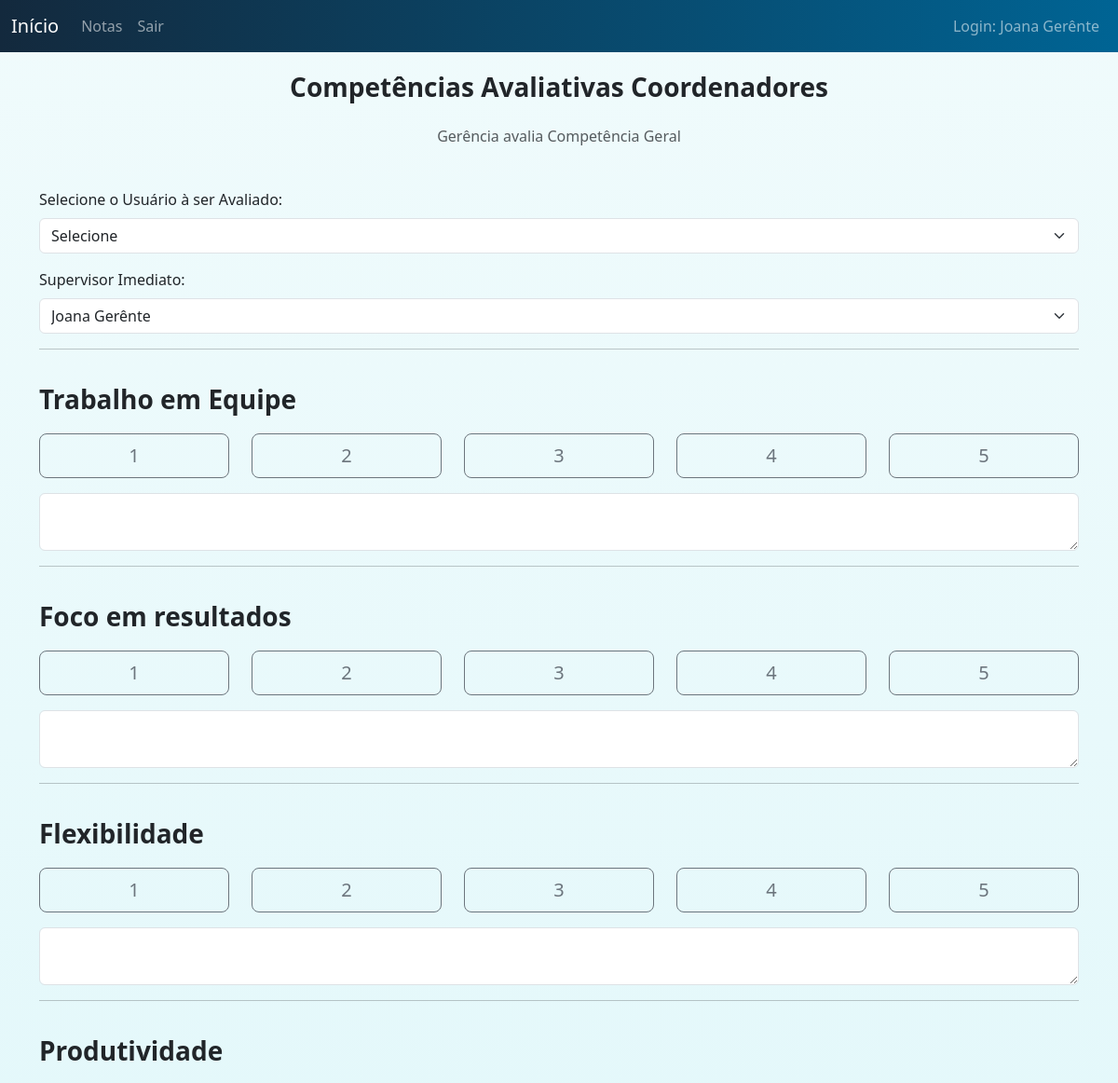
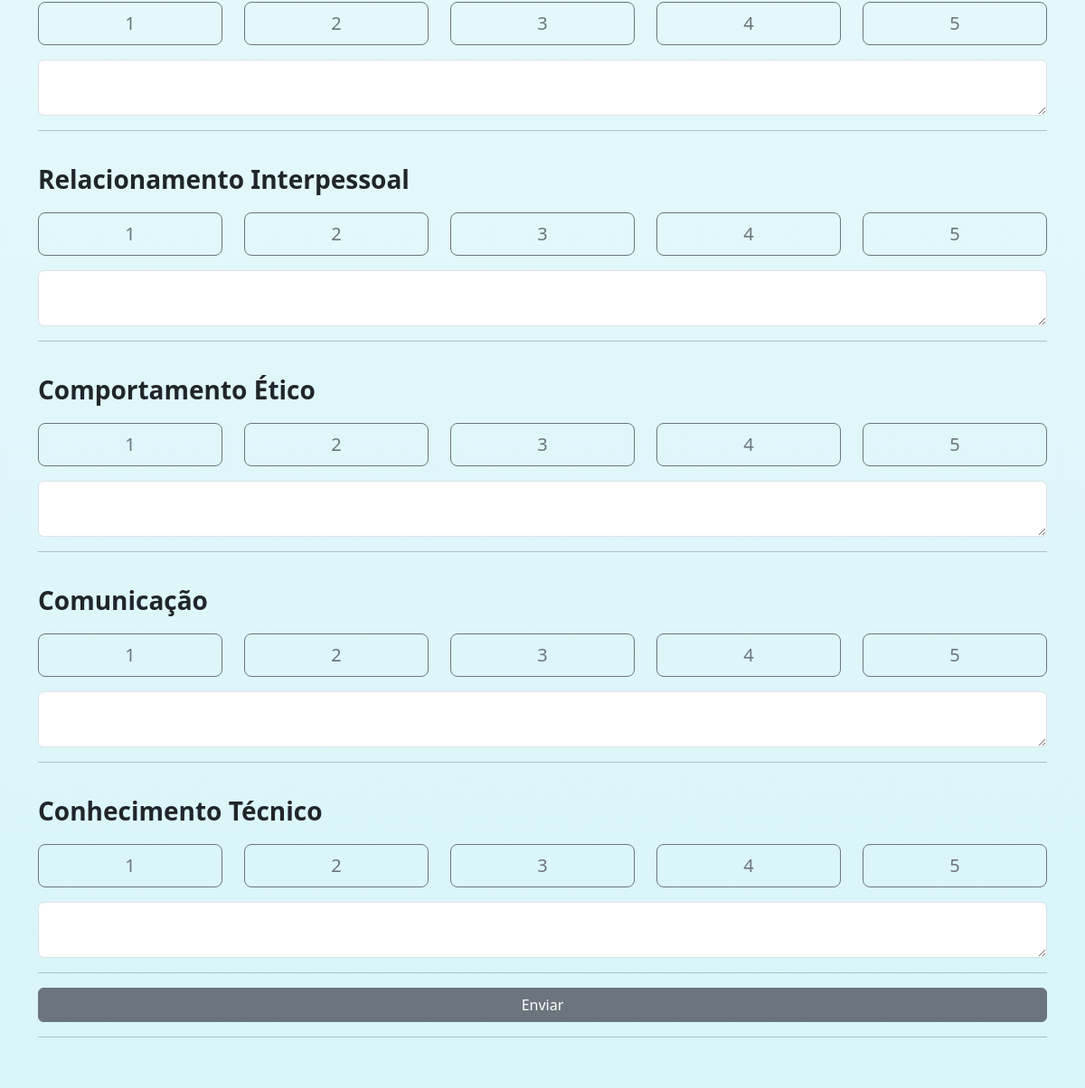
Page /pages/lider-gerencia.php (signed in) on the committed database (2 pictures, top to bottom).
### tables this page shows
CREATE TABLE `usuario` (
  `idusuario` int(11) NOT NULL,
  `nomecompleto` varchar(255) NOT NULL,
  `situacao` int(11) NOT NULL,
  `cargo` varchar(255) NOT NULL,
  `senha` longtext NOT NULL,
  `lider` int(11) NOT NULL,
  `setorid` int(11) NOT NULL
);

CREATE TABLE `pergunta` (
  `id` int(11) NOT NULL,
  `pergunta1` varchar(255) DEFAULT NULL,
  `pergunta2` varchar(255) DEFAULT NULL,
  `pergunta3` varchar(255) DEFAULT NULL,
  `pergunta4` varchar(255) DEFAULT NULL,
  `pergunta5` varchar(255) DEFAULT NULL,
  `pergunta6` varchar(255) DEFAULT NULL,
  `pergunta7` varchar(255) DEFAULT NULL,
  `pergunta8` varchar(255) DEFAULT NULL,
  `pergunta9` varchar(255) DEFAULT NULL,
  `pergunta10` varchar(255) DEFAULT NULL
);

### pages/lider-gerencia.php (the view, shortened to what this page needs)
<?php require_once('../conexao.php');
if (isset($_SESSION['login']) && $_SESSION['login'] == 1) {
$id_login = $_SESSION['id'];
$usu_login_sql = "SELECT * FROM usuario where idusuario = $id_login";
$usu_login_query = mysqli_query($conexao, $usu_login_sql);
while ($usu_login_fetch = mysqli_fetch_assoc($usu_login_query)) {
$usu_login = $usu_login_fetch['nomecompleto'];
}
?>
<!DOCTYPE html>
<html lang="pt-br">
<head>
  <link href="https://cdn.jsdelivr.net/npm/bootstrap@5.3.1/dist/css/bootstrap.min.css" rel="stylesheet"
>
    <link rel="stylesheet" type="text/css" href="../css/style_perguntas.css">
</head>
<body>
  <div>
    <nav class="navbar navbar-expand-lg bg-body-tertiary bg-dark" data-bs-theme="dark">
      <div class="container-fluid">
        <a class="navbar-brand" href="log-lider.php">Início</a>
        <div class="collapse navbar-collapse" id="navbarNavDropdown">
        <ul class="navbar-nav">
              <li class="nav-item">
                <a class="nav-link " type="button" data-bs-toggle="modal" data-bs-target="#staticBackdrop1"
                  href="#">Notas</a>
              </li>
            <li class="nav-item">
              <a class="nav-link" href="sair.php" >Sair</a>
            </li>
          </ul>
        </div>
        <ul class="navbar-nav text-end">
                <li class="nav-item">
                  <a class="nav-link">Login: <?=$usu_login?></a>
                </li>
              </ul>
      </div>
    </nav>
  </div>
  <div>
    <label class="fw-bold fs-3 d-flex justify-content-center py-3">Competências Avaliativas Coordenadores</label>
    <p class="text-body-secondary d-flex justify-content-center py-1">Gerência avalia Competência Geral</p>
  </div>
  <div class="container py-2">
    <form action="/funcoes/envio_lid_gerencia.php" method="post">
      <div class="mb-3">
        <label for="idusuario" class="form-label pt-3">Selecione o Usuário à ser Avaliado:</label>
        <select class="form-select" name="idusuario" id="idusuario" required>
        <option value='<?php echo "idusuario:" . ($idusuario1 ?? '') . ", setorid:" . ($setorid1 ?? '') ?>'><?=($nomecompleto1 ?? 'Selecione')?></option>
        </select>
        <label for="idsupervisor" class="form-label pt-3">Supervisor Imediato:</label>
        <select class="form-select" name="idsupervisor" id="idsupervisor">
          <?php
          $sql_supervisor = "SELECT * FROM usuario where situacao = 1 and idusuario = $id_login";
          $id_supervisor = mysqli_query($conexao, $sql_supervisor);
          while ($id_sup = mysqli_fetch_assoc($id_supervisor)) {
          $idusuario = $id_sup['idusuario'];
          $nomecomp = $id_sup['nomecompleto'];
          echo "<option value='$idusuario'>$nomecomp</option>";
          }?>
        </select>
      </div>
      <?php
          $sql_col= "SELECT (
            IF(a.pergunta1 <> '', 1, 0) +
            IF(a.pergunta2 <> '', 1, 0) +
            IF(a.pergunta3 <> '', 1, 0) +
            IF(a.pergunta4 <> '', 1, 0) +
            IF(a.pergunta5 <> '', 1, 0) +
            IF(a.pergunta6 <> '', 1, 0) +
            IF(a.pergunta7 <> '', 1, 0) +
            IF(a.pergunta8 <> '', 1, 0) +
            IF(a.pergunta9 <> '', 1, 0) +
            IF(a.pergunta10 <> '', 1, 0)
          ) qt_col
          FROM pergunta a, modifica_pergunta b
          WHERE a.id = b.lidercoord
          LIMIT 1
          ";
          $col_query = mysqli_query($conexao, $sql_col);
          while ($fetch_col = mysqli_fetch_assoc($col_query)) {
          $quantidade = $fetch_col['qt_col'];
          }
$sql_perguntas = "SELECT * FROM pergunta a, modifica_pergunta b where a.id = b.lidercoord";
$id_perguntas = mysqli_query($conexao, $sql_perguntas);
while ($perguntas = mysqli_fetch_assoc($id_perguntas)) {
$pergunta1 = $perguntas['pergunta1'];
$pergunta2 = $perguntas['pergunta2'];
$pergunta3 = $perguntas['pergunta3'];
$pergunta4 = $perguntas['pergunta4'];
$pergunta5 = $perguntas['pergunta5'];
$pergunta6 = $perguntas['pergunta6'];
$pergunta7 = $perguntas['pergunta7'];
$pergunta8 = $perguntas['pergunta8'];
echo"<hr>
      <div>
        <div class='row text-start py-3'>
          <div class='pb-3'>
            <label class='fw-bold fs-3'>$pergunta1</label>
          </div>
          <div class='col d-grid gap-2'>
            <label class='btn btn-outline-secondary btn-lg' for='nota1'>1</label>
          </div>
          <div class='col d-grid gap-2'>
            <label class='btn btn-outline-secondary btn-lg' for='nota2'>2</label>
          </div>
          <div class='col d-grid gap-2'>
            <label class='btn btn-outline-secondary btn-lg' for='nota3'>3</label>
          </div>
          <div class='col d-grid gap-2'>
            <label class='btn btn-outline-secondary btn-lg' for='nota4'>4</label>
          </div>
          <div class='col d-grid gap-2'>
            <label class='btn btn-outline-secondary btn-lg' for='nota5'>5</label>
          </div>
          </div>
          <textarea class='form-control' id='texto1' name='texto1' rows='2'></textarea>
      </div>
      <hr>
      <div>
        <div class='row text-start py-3'>
          <div class='pb-3'>
            <label class='fw-bold fs-3'>$pergunta2</label>
          </div>
          <div class='col d-grid gap-2'>
            <label class='btn btn-outline-secondary btn-lg' for='nota6'>1</label>
          </div>
          <div class='col d-grid gap-2'>
            <label class='btn btn-outline-secondary btn-lg' for='nota7'>2</label>
          </div>
          <div class='col d-grid gap-2'>
            <label class='btn btn-outline-secondary btn-lg' for='nota8'>3</label>
          </div>
          <div class='col d-grid gap-2'>
            <label class='btn btn-outline-secondary btn-lg' for='nota9'>4</label>
          </div>
          <div class='col d-grid gap-2'>
            <label class='btn btn-outline-secondary btn-lg' for='nota10'>5</label>
          </div>
          </div>
          <textarea class='form-control' id='texto2' name='texto2' rows='2'></textarea>
      </div>
      <hr>
      <div>
        <div class='row text-start py-3'>
          <div class='pb-3'>
            <label class='fw-bold fs-3'>$pergunta3</label>
          </div>
          <div class='col d-grid gap-2'>
            <label class='btn btn-outline-secondary btn-lg' for='nota11'>1</label>
          </div>
          <div class='col d-grid gap-2'>
            <label class='btn btn-outline-secondary btn-lg' for='nota12'>2</label>
          </div>
          <div class='col d-grid gap-2'>
            <label class='btn btn-outline-secondary btn-lg' for='nota13'>3</label>
          </div>
          <div class='col d-grid gap-2'>
            <label class='btn btn-outline-secondary btn-lg' for='nota14'>4</label>
          </div>
          <div class='col d-grid gap-2'>
            <label class='btn btn-outline-secondary btn-lg' for='nota15'>5</label>
          </div>
          </div>
          <textarea class='form-control' id='texto3' name='texto3' rows='2'></textarea>
      </div>
      <hr>
      <div>
        <div class='row text-start py-3'>
          <div class='pb-3'>
            <label class='fw-bold fs-3'>$pergunta4</label>
          </div>
          <div class='col d-grid gap-2'>
            <label class='btn btn-outline-secondary btn-lg' for='nota16'>1</label>
          </div>
          <div class='col d-grid gap-2'>
            <label class='btn btn-outline-secondary btn-lg' for='nota17'>2</label>
          </div>
          <div class='col d-grid gap-2'>
            <label class='btn btn-outline-secondary btn-lg' for='nota18'>3</label>
          </div>
          <div class='col d-grid gap-2'>
            <label class='btn btn-outline-secondary btn-lg' for='nota19'>4</label>
          </div>
          <div class='col d-grid gap-2'>
            <label class='btn btn-outline-secondary btn-lg' for='nota20'>5</label>
          </div>
          </div>
          <textarea class='form-control' id='texto4' name='texto4' rows='2'></textarea>
      </div>
      <hr>";
      if($quantidade >= 5 && $quantidade <= 10) {
        echo "<div>
             <div class='row text-start py-3'>
               <div class='pb-3'>
                 <label class='fw-bold fs-3'>$pergunta5</label>
               </div>
               <div class='col d-grid gap-2'>
                 <input name='nota5' value='1' type='radio' class='btn-check'
                   id='nota21' autocomplete='off' required>
                 <label class='btn btn-outline-secondary btn-lg' for='nota21'>1</label>
               </div>
               <div class='col d-grid gap-2'>
                 <input name='nota5' value='2' type='radio' class='btn-check'
                   id='nota22' autocomplete='off' required>
                 <label class='btn btn-outline-secondary btn-lg' for='nota22'>2</label>
               </div>
               <div class='col d-grid gap-2'>
                 <input name='nota5' value='3' type='radio' class='btn-check'
                   id='nota23' autocomplete='off' required>
                 <label class='btn btn-outline-secondary btn-lg' for='nota23'>3</label>
               </div>
               <div class='col d-grid gap-2'>
                 <input name='nota5' value='4' type='radio' class='btn-check'
                   id='nota24' autocomplete='off' required>
                 <label class='btn btn-outline-secondary btn-lg' for='nota24'>4</label>
               </div>
               <div class='col d-grid gap-2'>
                 <input name='nota5' value='5' type='radio' class='btn-check'
                   id='nota25' autocomplete='off' required>
                 <label class='btn btn-outline-secondary btn-lg' for='nota25'>5</label>
               </div>
               </div>
               <textarea class='form-control' id='texto5' name='texto5' rows='2'></textarea>
               <div>
             </div>
           </div>
           <hr>";
     }
     if($quantidade >= 6 && $quantidade <= 10) {
       echo "<div>
             <div class='row text-start py-3'>
               <div class='pb-3'>
                 <label class='fw-bold fs-3'>$pergunta6</label>
               </div>
               <div class='col d-grid gap-2'>
                 <input name='nota6' value='1' type='radio' class='btn-check'
                   id='nota26' autocomplete='off' required>
                 <label class='btn btn-outline-secondary btn-lg' for='nota26'>1</label>
               </div>
               <div class='col d-grid gap-2'>
                 <input name='nota6' value='2' type='radio' class='btn-check'
                   id='nota27' autocomplete='off' required>
                 <label class='btn btn-outline-secondary btn-lg' for='nota27'>2</label>
               </div>
               <div class='col d-grid gap-2'>
                 <input name='nota6' value='3' type='radio' class='btn-check'
                   id='nota28' autocomplete='off' required>
                 <label class='btn btn-outline-secondary btn-lg' for='nota28'>3</label>
               </div>
               <div class='col d-grid gap-2'>
                 <input name='nota6' value='4' type='radio' class='btn-check'
                   id='nota29' autocomplete='off' required>
                 <label class='btn btn-outline-secondary btn-lg' for='nota29'>4</label>
               </div>
               <div class='col d-grid gap-2'>
                 <input name='nota6' value='5' type='radio' class='btn-check'
                   id='nota30' autocomplete='off' required>
                 <label class='btn btn-outline-secondary btn-lg' for='nota30'>5</label>
               </div>
               </div>
               <textarea class='form-control' id='texto6' name='texto6' rows='2'></textarea>
               <div>
             </div>
           </div>
           <hr>";
     }
     if($quantidade >= 7 && $quantidade <= 10) {
       echo "<div>
             <div class='row text-start py-3'>
               <div class='pb-3'>
                 <label class='fw-bold fs-3'>$pergunta7</label>
               </div>
               <div class='col d-grid gap-2'>
                 <input name='nota7' value='1' type='radio' class='btn-check'
                   id='nota31' autocomplete='off' required>
                 <label class='btn btn-outline-secondary btn-lg' for='nota31'>1</label>
               </div>
               <div class='col d-grid gap-2'>
                 <input name='nota7' value='2' type='radio' class='btn-check'
                   id='nota32' autocomplete='off' required>
                 <label class='btn btn-outline-secondary btn-lg' for='nota32'>2</label>
               </div>
               <div class='col d-grid gap-2'>
                 <input name='nota7' value='3' type='radio' class='btn-check'
                   id='nota33' autocomplete='off' required>
                 <label class='btn btn-outline-secondary btn-lg' for='nota33'>3</label>
               </div>
               <div class='col d-grid gap-2'>
                 <input name='nota7' value='4' type='radio' class='btn-check'
                   id='nota34' autocomplete='off' required>
                 <label class='btn btn-outline-secondary btn-lg' for='nota34'>4</label>
               </div>
               <div class='col d-grid gap-2'>
                 <input name='nota7' value='5' type='radio' class='btn-check'
                   id='nota35' autocomplete='off' required>
                 <label class='btn btn-outline-secondary btn-lg' for='nota35'>5</label>
               </div>
               </div>
               <textarea class='form-control' id='texto7' name='texto7' rows='2'></textarea>
               <div>
             </div>
           </div>
           <hr>";
     }
     if($quantidade >= 8 && $quantidade <= 10) {
       echo "<div>
             <div class='row text-start py-3'>
               <div class='pb-3'>
                 <label class='fw-bold fs-3'>$pergunta8</label>
               </div>
               <div class='col d-grid gap-2'>
                 <input name='nota8' value='1' type='radio' class='btn-check'
                   id='nota36' autocomplete='off' required>
                 <label class='btn btn-outline-secondary btn-lg' for='nota36'>1</label>
               </div>
               <div class='col d-grid gap-2'>
                 <input name='nota8' value='2' type='radio' class='btn-check'
                   id='nota37' autocomplete='off' required>
                 <label class='btn btn-outline-secondary btn-lg' for='nota37'>2</label>
               </div>
               <div class='col d-grid gap-2'>
                 <input name='nota8' value='3' type='radio' class='btn-check'
                   id='nota38' autocomplete='off' required>
                 <label class='btn btn-outline-secondary btn-lg' for='nota38'>3</label>
               </div>
               <div class='col d-grid gap-2'>
                 <input name='nota8' value='4' type='radio' class='btn-check'
                   id='nota39' autocomplete='off' required>
                 <label class='btn btn-outline-secondary btn-lg' for='nota39'>4</label>
               </div>
               <div class='col d-grid gap-2'>
                 <input name='nota8' value='5' type='radio' class='btn-check'
                   id='nota40' autocomplete='off' required>
                 <label class='btn btn-outline-secondary btn-lg' for='nota40'>5</label>
               </div>
               </div>
               <textarea class='form-control' id='texto8' name='texto8' rows='2'></textarea>
               <div>
             </div>
           </div>
           <hr>";
     }
     }
     ?>
      <div class="d-grid gap-2">
        <button class="btn btn-secondary" type="submit">Enviar</button>
      </div>
      <hr class="py-3">
    </form>
  </div>
</body>
</html>
<?php } else {
  header('Location: login.php');
} ?>

### rows in the picture
usuario: nomecompleto "Joana Gerênte"
pergunta: pergunta1 "Trabalho em Equipe", pergunta2 "Foco em resultados", pergunta3 "Flexibilidade", pergunta4 "Produtividade", pergunta5 "Relacionamento Interpessoal", pergunta6 "Comportamento Ético", pergunta7 "Comunicação", pergunta8 "Conhecimento Técnico"

### other values in the picture
form field idusuario "Selecione"
form field idsupervisor "Joana Gerênte"
